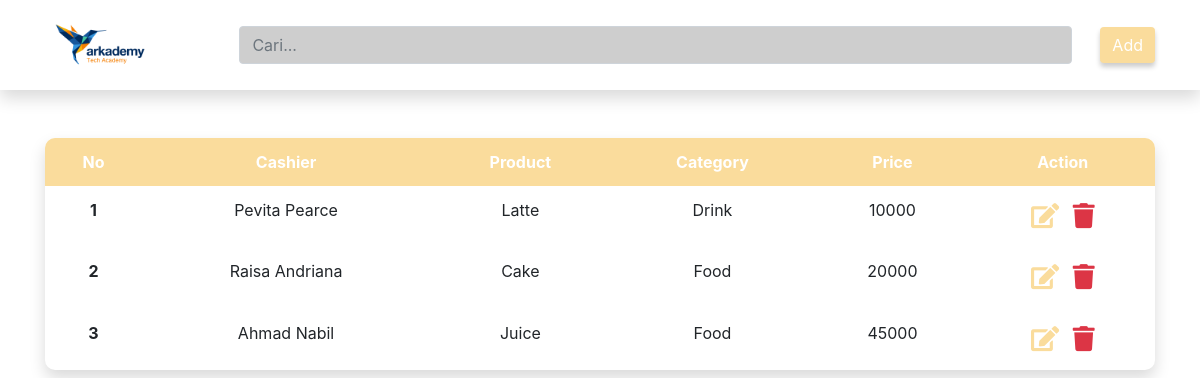
/6c/index.php, run on the app's committed database.
### tables this page shows
CREATE TABLE `product` (
  `id` int(11) NOT NULL,
  `name` varchar(100) NOT NULL,
  `price` int(11) NOT NULL,
  `id_category` int(11) NOT NULL,
  `id_cashier` int(11) NOT NULL
);

CREATE TABLE `cashier` (
  `id` int(11) NOT NULL,
  `name` varchar(100) NOT NULL
);

CREATE TABLE `category` (
  `id` int(11) NOT NULL,
  `name` varchar(100) NOT NULL
);

### 6c/page/header.php (shortened to what this page needs)
<!DOCTYPE html>
<html lang="en">
<head>
  <link rel="stylesheet" href="assets/vendor/fontawesome-free-5.13.0/css/all.css">
  <link rel="stylesheet" href="assets/vendor/bootstrap-4.4.1/css/bootstrap.min.css">
  <link rel="stylesheet" href="assets/vendor/sweetalert/dist/sweetalert2.min.css">
  <link rel="stylesheet" href="assets/css/style.css">
</head>
<body>
  <header class="shadow">
    <div class="container">
      <nav class="navbar navbar-expand-lg navbar-light p-0">
        <a href="?" class="navbar-brand">
          <img src="assets/img/logo.png" width="75%" alt="">
        </a>
        <ul class="navbar-nav ml-auto w-75">
          <li class="nav-item w-100">
            <form action="" method="get">
              <div class="input-group">
                <input type="text" name="search" class="form-control search-field" placeholder="Cari...">
              </div>
            </form>
          </li>
        </ul>
        <ul class="navbar-nav ml-auto">
          <li>
            <button class="btn btn-success btn-md btn-add" data-toggle="modal" data-target="#add">Add</button>
          </li>
        </ul>
      </nav>
    </div>
  </header>

### 6c/index.php (shortened to what this page needs)
<?php
  $conn = mysqli_connect("localhost","root","","arkademy");
  function query($query){
    global $conn;
    return mysqli_query($conn,$query);
  }
  $query = "SELECT product.id as id, cashier.name as cashier, product.name as product, category.name as category, product.price as price FROM product JOIN category ON product.id_category = category.id JOIN cashier ON product.id_cashier=cashier.id";
  require 'page/header.php';
  if (isset($_GET['search'])) {
    require 'page/search.php';
  }else{
    require 'page/main.php';
  }
  require 'page/footer.php';

### 6c/page/main.php (shortened to what this page needs)
<section>
  <div class="container mt-5">
  <table class="table table-borderless shadow text-center" align="center">
    <thead class="orange">
      <tr>
        <th scope="col">No</th>
        <th scope="col">Cashier</th>
        <th scope="col">Product</th>
        <th scope="col">Category</th>
        <th scope="col">Price</th>
        <th scope="col">Action</th>
      </tr>
    </thead>
    <tbody>
      <?php
        $number = 1;
        $showData = query($query);
        $jml = mysqli_num_rows($showData);
        if ($jml < 1) { ?>
          <tr>
            <td colspan="6">Tidak Ada Data</td>
          </tr>
        <?php }else{
        while ($show = mysqli_fetch_array($showData)) { ?>
      <tr>
        <th scope="row"><?php echo $number; ?></th>
        <td><?php echo $show['cashier'] ?></td>
        <td><?php echo $show['product'] ?></td>
        <td><?php echo $show['category'] ?></td>
        <td><?php echo $show['price'] ?></td>
        <td>
          <a href="" class="edit-data" data-toggle="modal" data-target="#edit-<?php echo $show['id'] ?>"><i class="fa fa-edit text-orange"></i></a>
          <a href="" onclick="return deleteData(<?php echo $show['id'] ?>)" class="hapus-data"><i class="fa fa-trash text-danger"></i></a>
        </td>
      </tr>
    <?php $number++; } } ?>
    </tbody>
  </table>
  </div>
</section>

### 6c/page/footer.php (shortened to what this page needs)
</body>
</html>

### 6c/assets/css/style.css (style rules this page uses)
.search-field { background: #CECECE; outline: none; }
input,.form-control { outline: none !important; box-shadow: none !important; }
.btn-add { background: #FADC9C !important; border: none !important; box-shadow: 0 4px 5px rgba(0, 0, 0, 0.2) !important; color: #fff !important; }
.table { border-radius: 10px; box-sizing: border-box; border-collapse: collapse; overflow: hidden; }
.orange { background: #FADC9C; color: #fff; }
.text-orange { color: #FADC9C !important; }
.edit-data,.hapus-data { font-size: 25px; }

### data on the page
product: id_cashier.name "Pevita Pearce", name "Latte", id_category.name "Drink", price "10000"
product: id_cashier.name "Raisa Andriana", name "Cake", id_category.name "Food", price "20000"
product: id_cashier.name "Ahmad Nabil", name "Juice", id_category.name "Food", price "45000"
